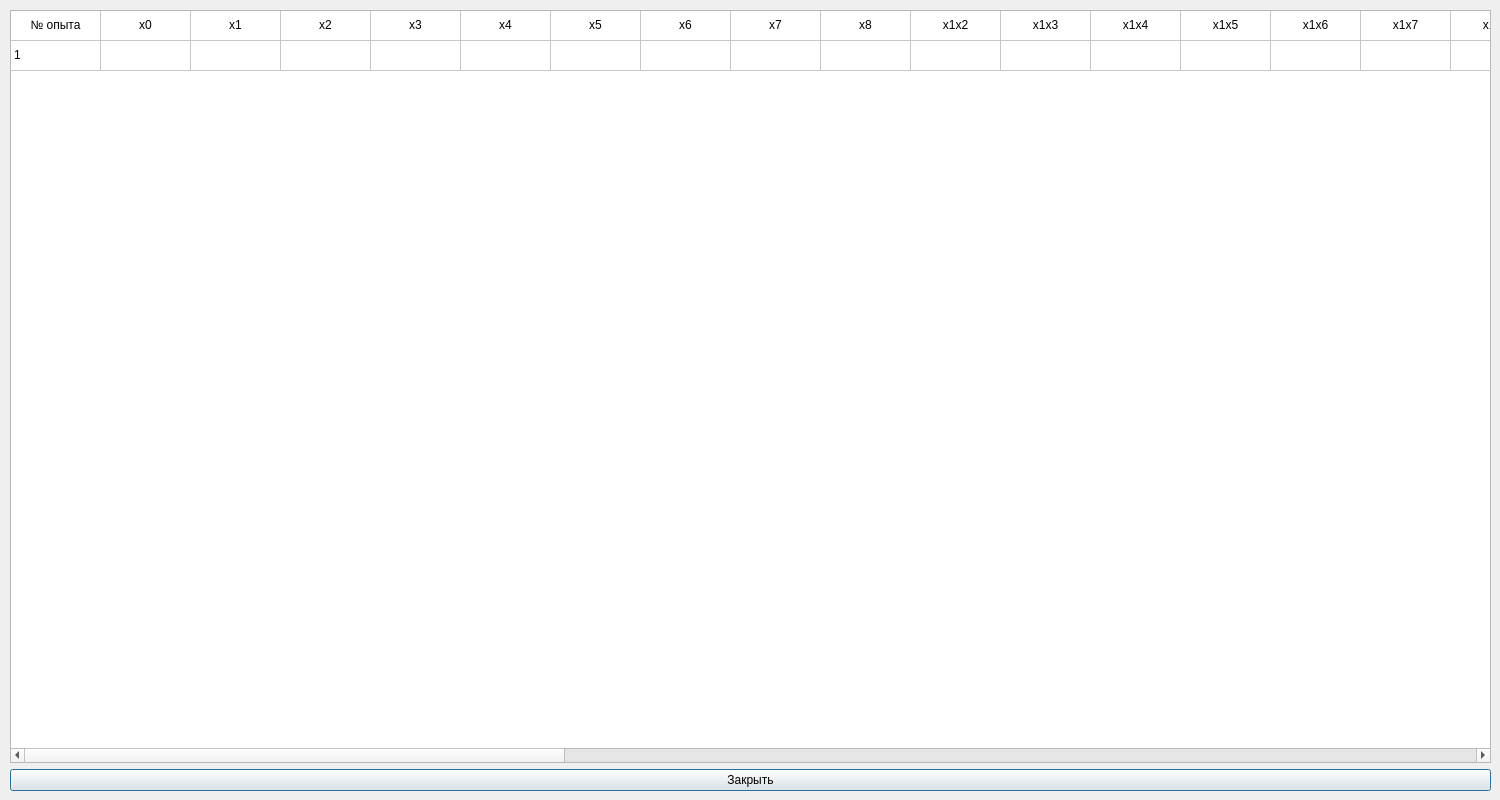
<?xml version="1.0" encoding="UTF-8"?>
<ui version="4.0">
 <class>Dialog</class>
 <widget class="QDialog" name="Dialog">
  <property name="geometry">
   <rect>
    <x>0</x>
    <y>0</y>
    <width>1500</width>
    <height>800</height>
   </rect>
  </property>
  <property name="windowTitle">
   <string>Dialog</string>
  </property>
  <widget class="QWidget" name="layoutWidget">
   <property name="geometry">
    <rect>
     <x>10</x>
     <y>10</y>
     <width>1481</width>
     <height>781</height>
    </rect>
   </property>
   <layout class="QVBoxLayout" name="verticalLayout">
    <item>
     <widget class="QTableWidget" name="plan_table">
      <property name="layoutDirection">
       <enum>Qt::LeftToRight</enum>
      </property>
      <property name="textElideMode">
       <enum>Qt::ElideMiddle</enum>
      </property>
      <attribute name="horizontalHeaderVisible">
       <bool>false</bool>
      </attribute>
      <attribute name="horizontalHeaderDefaultSectionSize">
       <number>90</number>
      </attribute>
      <attribute name="verticalHeaderVisible">
       <bool>false</bool>
      </attribute>
      <row>
       <property name="text">
        <string>Новая строка</string>
       </property>
      </row>
      <row>
       <property name="text">
        <string>Новая строка</string>
       </property>
      </row>
      <column>
       <property name="text">
        <string>Новый столбец</string>
       </property>
      </column>
      <column>
       <property name="text">
        <string>Новый столбец</string>
       </property>
      </column>
      <column>
       <property name="text">
        <string>Новый столбец</string>
       </property>
      </column>
      <column>
       <property name="text">
        <string>Новый столбец</string>
       </property>
      </column>
      <column>
       <property name="text">
        <string>Новый столбец</string>
       </property>
      </column>
      <column>
       <property name="text">
        <string>Новый столбец</string>
       </property>
      </column>
      <column>
       <property name="text">
        <string>Новый столбец</string>
       </property>
      </column>
      <column>
       <property name="text">
        <string>Новый столбец</string>
       </property>
      </column>
      <column>
       <property name="text">
        <string>Новый столбец</string>
       </property>
      </column>
      <column>
       <property name="text">
        <string>Новый столбец</string>
       </property>
      </column>
      <column>
       <property name="text">
        <string>Новый столбец</string>
       </property>
      </column>
      <column>
       <property name="text">
        <string>Новый столбец</string>
       </property>
      </column>
      <column>
       <property name="text">
        <string>Новый столбец</string>
       </property>
      </column>
      <column>
       <property name="text">
        <string>Новый столбец</string>
       </property>
      </column>
      <column>
       <property name="text">
        <string>Новый столбец</string>
       </property>
      </column>
      <column>
       <property name="text">
        <string>Новый столбец</string>
       </property>
      </column>
      <column>
       <property name="text">
        <string>Новый столбец</string>
       </property>
      </column>
      <column>
       <property name="text">
        <string>Новый столбец</string>
       </property>
      </column>
      <column>
       <property name="text">
        <string>Новый столбец</string>
       </property>
      </column>
      <column>
       <property name="text">
        <string>Новый столбец</string>
       </property>
      </column>
      <column>
       <property name="text">
        <string>Новый столбец</string>
       </property>
      </column>
      <column>
       <property name="text">
        <string>Новый столбец</string>
       </property>
      </column>
      <column>
       <property name="text">
        <string>Новый столбец</string>
       </property>
      </column>
      <column>
       <property name="text">
        <string>Новый столбец</string>
       </property>
      </column>
      <column>
       <property name="text">
        <string>Новый столбец</string>
       </property>
      </column>
      <column>
       <property name="text">
        <string>Новый столбец</string>
       </property>
      </column>
      <column>
       <property name="text">
        <string>Новый столбец</string>
       </property>
      </column>
      <column>
       <property name="text">
        <string>Новый столбец</string>
       </property>
      </column>
      <column>
       <property name="text">
        <string>Новый столбец</string>
       </property>
      </column>
      <column>
       <property name="text">
        <string>Новый столбец</string>
       </property>
      </column>
      <column>
       <property name="text">
        <string>Новый столбец</string>
       </property>
      </column>
      <column>
       <property name="text">
        <string>Новый столбец</string>
       </property>
      </column>
      <column>
       <property name="text">
        <string>Новый столбец</string>
       </property>
      </column>
      <column>
       <property name="text">
        <string>Новый столбец</string>
       </property>
      </column>
      <column>
       <property name="text">
        <string>Новый столбец</string>
       </property>
      </column>
      <column>
       <property name="text">
        <string>Новый столбец</string>
       </property>
      </column>
      <column>
       <property name="text">
        <string>Новый столбец</string>
       </property>
      </column>
      <column>
       <property name="text">
        <string>Новый столбец</string>
       </property>
      </column>
      <column>
       <property name="text">
        <string>Новый столбец</string>
       </property>
      </column>
      <column>
       <property name="text">
        <string>Новый столбец</string>
       </property>
      </column>
      <column>
       <property name="text">
        <string>Новый столбец</string>
       </property>
      </column>
      <column>
       <property name="text">
        <string>Новый столбец</string>
       </property>
      </column>
      <column>
       <property name="text">
        <string>Новый столбец</string>
       </property>
      </column>
      <item row="0" column="0">
       <property name="text">
        <string>№ опыта</string>
       </property>
       <property name="textAlignment">
        <set>AlignCenter</set>
       </property>
      </item>
      <item row="0" column="1">
       <property name="text">
        <string>x0</string>
       </property>
       <property name="textAlignment">
        <set>AlignCenter</set>
       </property>
      </item>
      <item row="0" column="2">
       <property name="text">
        <string>x1</string>
       </property>
       <property name="textAlignment">
        <set>AlignCenter</set>
       </property>
      </item>
      <item row="0" column="3">
       <property name="text">
        <string>x2</string>
       </property>
       <property name="textAlignment">
        <set>AlignCenter</set>
       </property>
      </item>
      <item row="0" column="4">
       <property name="text">
        <string>x3</string>
       </property>
       <property name="textAlignment">
        <set>AlignCenter</set>
       </property>
      </item>
      <item row="0" column="5">
       <property name="text">
        <string>x4</string>
       </property>
       <property name="textAlignment">
        <set>AlignCenter</set>
       </property>
      </item>
      <item row="0" column="6">
       <property name="text">
        <string>x5</string>
       </property>
       <property name="textAlignment">
        <set>AlignCenter</set>
       </property>
      </item>
      <item row="0" column="7">
       <property name="text">
        <string>x6</string>
       </property>
       <property name="textAlignment">
        <set>AlignCenter</set>
       </property>
      </item>
      <item row="0" column="8">
       <property name="text">
        <string>x7</string>
       </property>
       <property name="textAlignment">
        <set>AlignCenter</set>
       </property>
      </item>
      <item row="0" column="9">
       <property name="text">
        <string>x8</string>
       </property>
       <property name="textAlignment">
        <set>AlignCenter</set>
       </property>
      </item>
      <item row="0" column="10">
       <property name="text">
        <string>x1x2</string>
       </property>
       <property name="textAlignment">
        <set>AlignCenter</set>
       </property>
      </item>
      <item row="0" column="11">
       <property name="text">
        <string>x1x3</string>
       </property>
       <property name="textAlignment">
        <set>AlignCenter</set>
       </property>
      </item>
      <item row="0" column="12">
       <property name="text">
        <string>x1x4</string>
       </property>
       <property name="textAlignment">
        <set>AlignCenter</set>
       </property>
      </item>
      <item row="0" column="13">
       <property name="text">
        <string>x1x5</string>
       </property>
       <property name="textAlignment">
        <set>AlignCenter</set>
       </property>
      </item>
      <item row="0" column="14">
       <property name="text">
        <string>x1x6</string>
       </property>
       <property name="textAlignment">
        <set>AlignCenter</set>
       </property>
      </item>
      <item row="0" column="15">
       <property name="text">
        <string>x1x7</string>
       </property>
       <property name="textAlignment">
        <set>AlignCenter</set>
       </property>
      </item>
      <item row="0" column="16">
       <property name="text">
        <string>x1x8</string>
       </property>
       <property name="textAlignment">
        <set>AlignCenter</set>
       </property>
      </item>
      <item row="0" column="17">
       <property name="text">
        <string>x2x3</string>
       </property>
       <property name="textAlignment">
        <set>AlignCenter</set>
       </property>
      </item>
      <item row="0" column="18">
       <property name="text">
        <string>x2x4</string>
       </property>
       <property name="textAlignment">
        <set>AlignCenter</set>
       </property>
      </item>
      <item row="0" column="19">
       <property name="text">
        <string>x2x5</string>
       </property>
       <property name="textAlignment">
        <set>AlignCenter</set>
       </property>
      </item>
      <item row="0" column="20">
       <property name="text">
        <string>x2x6</string>
       </property>
       <property name="textAlignment">
        <set>AlignCenter</set>
       </property>
      </item>
      <item row="0" column="21">
       <property name="text">
        <string>x2x7</string>
       </property>
       <property name="textAlignment">
        <set>AlignCenter</set>
       </property>
      </item>
      <item row="0" column="22">
       <property name="text">
        <string>x2x8</string>
       </property>
      </item>
      <item row="0" column="23">
       <property name="text">
        <string>x3x4</string>
       </property>
      </item>
      <item row="0" column="24">
       <property name="text">
        <string>x3x5</string>
       </property>
      </item>
      <item row="0" column="25">
       <property name="text">
        <string>x3x6</string>
       </property>
      </item>
      <item row="0" column="26">
       <property name="text">
        <string>x3x7</string>
       </property>
      </item>
      <item row="0" column="27">
       <property name="text">
        <string>x3x8</string>
       </property>
      </item>
      <item row="0" column="28">
       <property name="text">
        <string>x4x5</string>
       </property>
      </item>
      <item row="0" column="29">
       <property name="text">
        <string>x4x6</string>
       </property>
      </item>
      <item row="0" column="30">
       <property name="text">
        <string>x4x7</string>
       </property>
      </item>
      <item row="0" column="31">
       <property name="text">
        <string>x4x8</string>
       </property>
      </item>
      <item row="0" column="32">
       <property name="text">
        <string>x5x6</string>
       </property>
      </item>
      <item row="0" column="33">
       <property name="text">
        <string>x5x7</string>
       </property>
      </item>
      <item row="0" column="34">
       <property name="text">
        <string>x5x8</string>
       </property>
      </item>
      <item row="0" column="35">
       <property name="text">
        <string>x6x7</string>
       </property>
      </item>
      <item row="0" column="36">
       <property name="text">
        <string>x6x8</string>
       </property>
      </item>
      <item row="0" column="37">
       <property name="text">
        <string>x7x8</string>
       </property>
      </item>
      <item row="0" column="38">
       <property name="text">
        <string>Y</string>
       </property>
      </item>
      <item row="0" column="39">
       <property name="text">
        <string>Yл</string>
       </property>
      </item>
      <item row="0" column="40">
       <property name="text">
        <string>Yнл</string>
       </property>
      </item>
      <item row="0" column="41">
       <property name="text">
        <string>|Y - Yл|</string>
       </property>
      </item>
      <item row="0" column="42">
       <property name="text">
        <string>|Y - Yнл|</string>
       </property>
      </item>
      <item row="1" column="0">
       <property name="text">
        <string>1</string>
       </property>
      </item>
     </widget>
    </item>
    <item>
     <widget class="QPushButton" name="btn_close">
      <property name="text">
       <string>Закрыть</string>
      </property>
     </widget>
    </item>
   </layout>
  </widget>
 </widget>
 <resources/>
 <connections/>
</ui>
